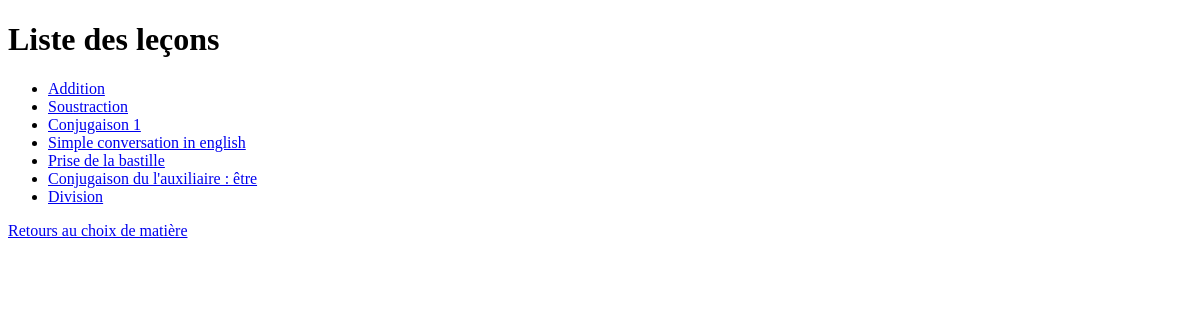
Page /lessons/list on the earlier database version.
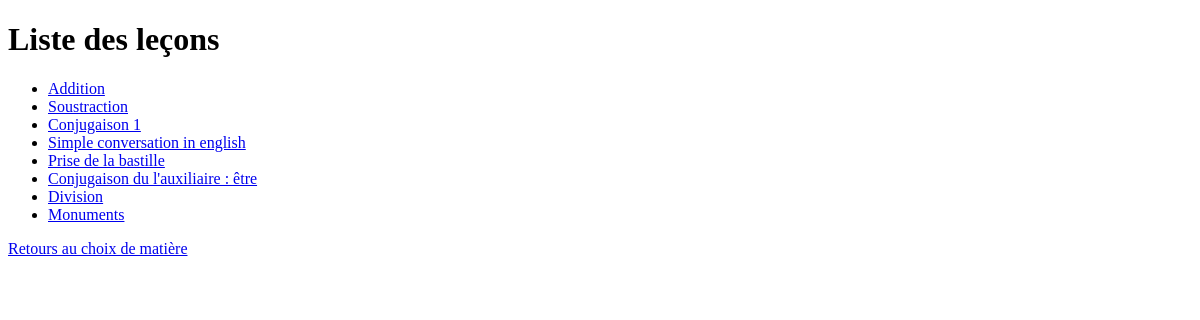
Same page on the later database version.
### apps/lessons/models.py (models this page shows, shortened)
class Lesson(models.Model):
    SUBJECT_CHOICES = [
        ('Maths', 'Maths'),
        ('Français', 'Français'),
        ('Anglais', 'Anglais'),
        ('Histoire', 'Histoire'),
    ]
    title = models.CharField(max_length=255)
    subject = models.CharField(max_length=50, choices=SUBJECT_CHOICES)  # Utiliser les choix
    content = models.TextField()
    is_public = models.BooleanField(default=True)

### apps/lessons/views.py (the view)
# urls.py: path('list', views.lessons_list, name='lessons_list'),  # Liste des leçons
def lessons_list(request):
    subject = request.GET.get('subject')  # Récupérer le sujet sélectionné dans la requête
    if subject:
        lessons = Lesson.objects.filter(subject=subject, is_public=True)  # Filtrer par sujet
    else:
        lessons = Lesson.objects.filter(is_public=True)  # Afficher toutes les leçons si aucun sujet n'est sélectionné
    return render(request, 'lessons/lessons_list.html', {'lessons': lessons, 'subject': subject})

### templates/lessons/lessons_list.html (shortened to what this page needs)
<!DOCTYPE html>
<html>
<head>
</head>
<body>
    <h1>Liste des leçons {% if subject %} de {{ subject }}{% endif %}</h1>
    <ul>
        {% for lesson in lessons %}
            <li>
                <a href="{% url 'lesson_detail' lesson.id %}">{{ lesson.title }}</a>
            </li>
        {% endfor %}
    </ul>
    <a href="{% url 'subjects_list' %}">Retours au choix de matière</a>
</body>
</html>

Differences in the rows shown:
added Lesson: title "Monuments"
